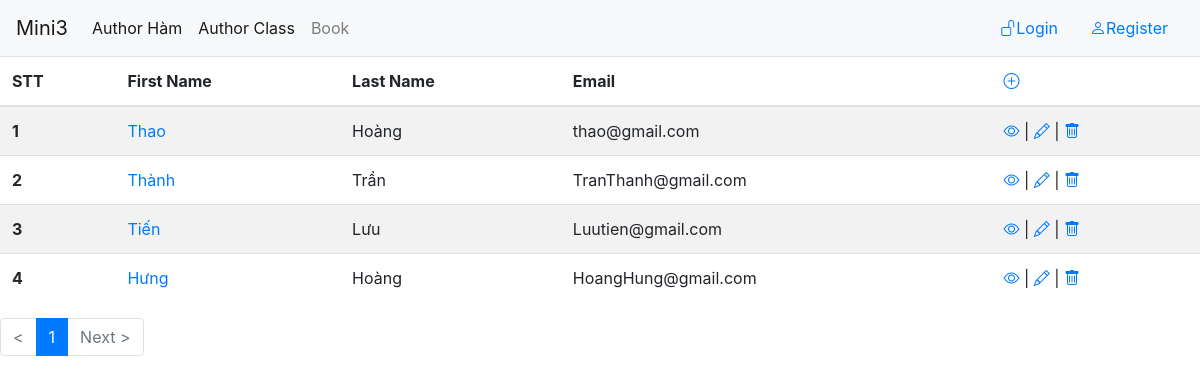
The app's page /all-author, older data.
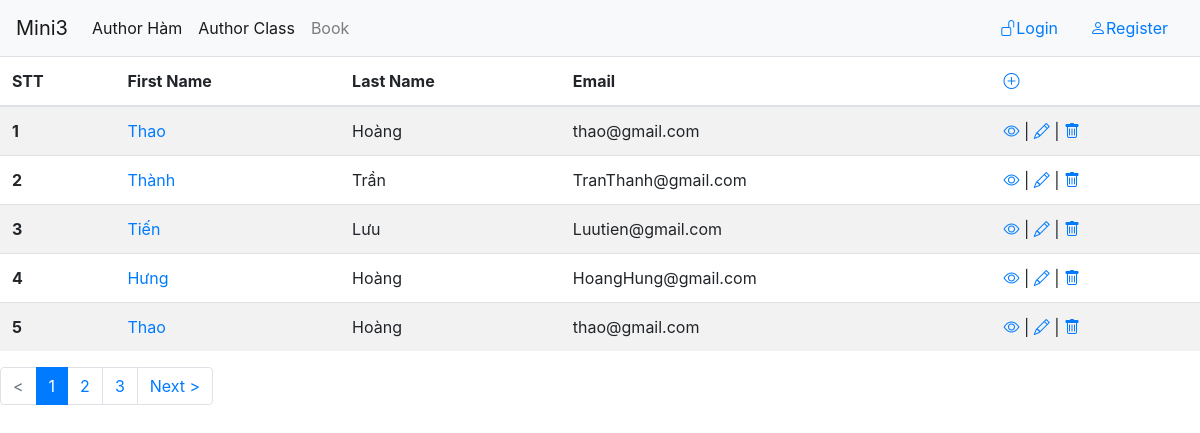
The same page, newer data.
### myapp/models.py (models this page shows, shortened)
class Author(models.Model):
    first_name = models.CharField(max_length=30)
    last_name = models.CharField(max_length=30)
    email = models.EmailField()
    class Meta:
        db_table='Author'

### myapp/base_class_views.py (the view)
# urls.py: url(r"^all-author$",base_class_views.AuthorListView.as_view(), name="all-author"),
class AuthorListView(ListView):
    context_object_name= "all_authors"  # doi 'object_list' thanh gia tri cua context_object_name cho de nho
    template_name= "class_base/list_view.html" # Đổi template qua 'template_name'
    paginate_by=5
    def get_context_data(self, **kwargs):
        context= super().get_context_data(**kwargs)
        context['example'] = " Hello from addtional context"
        return context
    def get_queryset(self):
        return Author.objects.all()

### myapp/templatetags/myfilter.py (called while the page is built)
@register.filter
def make_range(number):
    return range(1,number+1)

@register.filter
def make_index_table(page,counter):
    pageginate_by=5
    return pageginate_by *(page-1) + counter

### myapp/templates/class_base/list_view.html (shortened to what the changed rows need)
<!DOCTYPE html>
<html lang="en">
<head>
    {% load myfilter %}
    <link rel="stylesheet" href="https://cdn.jsdelivr.net/npm/bootstrap@4.6.0/dist/css/bootstrap.min.css">
    <link rel="stylesheet" href="https://cdn.jsdelivr.net/npm/bootstrap-icons@1.5.0/font/bootstrap-icons.css">
</head>
<body>
    <div class="container-fluide">
        <div class="row">
            <div class="col-md-12">
                <table class="table table-striped">
                    <thead>
                      <tr>
                        <th scope="col">STT</th>
                        <th scope="col">First Name</th>
                        <th scope="col">Last Name</th>
                        <th scope="col">Email </th>
                        <th scope="col"><a href="{% url 'insert-author' %}"><i class="bi bi-plus-circle"></i></a></th>
                      </tr>
                    </thead>
                    <tbody>
                            {% for author in all_authors %}
                                <tr>
                                    <th scope="row">{{ page_obj.number|make_index_table:forloop.counter }}</th>
                                    <td><a href="{% url 'view-author' pk=author.id %}">{{ author.first_name }}</a></td>
                                    <td>{{ author.last_name }}</td>
                                    <td>{{ author.email }}</td>
                                    <td>
                                        <a href="{% url 'view-author' pk=author.id %}"><i class="bi bi-eye"></i></a>
                                        | <a href="{% url 'edit-author' pk=author.id %}"><i class="bi bi-pencil"></i></a>
                                        | <a href="{% url 'remove-author' pk=author.id %}"><i class="bi bi-trash"></i></a>
                                    </td>
                                </tr>
                            {% endfor %}
                    </tbody>
                </table>
            </div>
        </div>
    </div>
    <nav aria-label="Page navigation example">
        <ul class="pagination">
          {% for page_index in page_obj.paginator.num_pages|make_range  %}
          {% if page_index == page_obj.number %}
          <li class="page-item active" aria-current="page">
              <a class="page-link" href="?page={{ page_index }}">{{page_index}}</a>
            </li>
          {% else %}
          <li class="page-item">
              <a class="page-link" href="?page={{ page_index }}">{{page_index}}</a>
            </li>
          {% endif %}
          {% endfor %}
          {% if page_obj.has_next %}
          <li class="page-item">
            <a class="page-link" href="?page={{ page_obj.next_page_number }}" aria-label="Next">
              <span aria-hidden="true">Next	&gt;</span>
            </a>
          </li>
          {% else %}
          <li class="page-item disabled">
            <a class="page-link" href="#" aria-label="Next">
              <span aria-hidden="true">Next	&gt;</span>
            </a>
          </li>
          {% endif %}
        </ul>
      </nav>
</body>
</html>

Row changes from the older to the newer data that the page shows:
added Author: number|make_index_table "5", first_name "Thao", last_name "Hoàng", email "thao@gmail.com"
Text that changed along with them:
new list line: "2"
new list line: "3"
